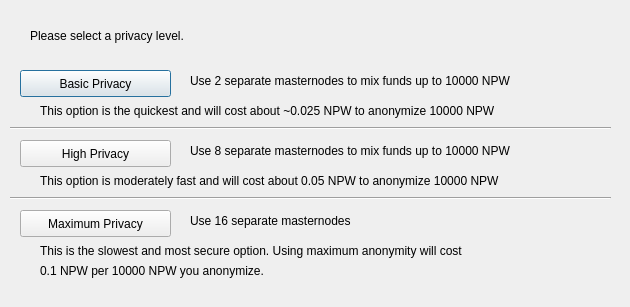
<?xml version="1.0" encoding="UTF-8"?>
<ui version="4.0">
 <class>ObfuscationConfig</class>
 <widget class="QDialog" name="ObfuscationConfig">
  <property name="geometry">
   <rect>
    <x>0</x>
    <y>0</y>
    <width>630</width>
    <height>307</height>
   </rect>
  </property>
  <property name="windowTitle">
   <string>Configure Obfuscation</string>
  </property>
  <widget class="QPushButton" name="buttonBasic">
   <property name="geometry">
    <rect>
     <x>20</x>
     <y>70</y>
     <width>151</width>
     <height>27</height>
    </rect>
   </property>
   <property name="text">
    <string>Basic Privacy</string>
   </property>
  </widget>
  <widget class="QPushButton" name="buttonHigh">
   <property name="geometry">
    <rect>
     <x>20</x>
     <y>140</y>
     <width>151</width>
     <height>27</height>
    </rect>
   </property>
   <property name="text">
    <string>High Privacy</string>
   </property>
  </widget>
  <widget class="QPushButton" name="buttonMax">
   <property name="geometry">
    <rect>
     <x>20</x>
     <y>210</y>
     <width>151</width>
     <height>27</height>
    </rect>
   </property>
   <property name="text">
    <string>Maximum Privacy</string>
   </property>
  </widget>
  <widget class="QLabel" name="label">
   <property name="geometry">
    <rect>
     <x>30</x>
     <y>20</y>
     <width>571</width>
     <height>31</height>
    </rect>
   </property>
   <property name="text">
    <string>Please select a privacy level.</string>
   </property>
  </widget>
  <widget class="QLabel" name="label_2">
   <property name="geometry">
    <rect>
     <x>190</x>
     <y>70</y>
     <width>421</width>
     <height>21</height>
    </rect>
   </property>
   <property name="text">
    <string>Use 2 separate masternodes to mix funds up to 10000 NPW</string>
   </property>
  </widget>
  <widget class="QLabel" name="label_3">
   <property name="geometry">
    <rect>
     <x>190</x>
     <y>140</y>
     <width>411</width>
     <height>21</height>
    </rect>
   </property>
   <property name="text">
    <string>Use 8 separate masternodes to mix funds up to 10000 NPW</string>
   </property>
  </widget>
  <widget class="QLabel" name="label_4">
   <property name="geometry">
    <rect>
     <x>190</x>
     <y>210</y>
     <width>421</width>
     <height>21</height>
    </rect>
   </property>
   <property name="text">
    <string>Use 16 separate masternodes</string>
   </property>
  </widget>
  <widget class="QLabel" name="label_6">
   <property name="geometry">
    <rect>
     <x>40</x>
     <y>100</y>
     <width>561</width>
     <height>21</height>
    </rect>
   </property>
   <property name="text">
    <string>This option is the quickest and will cost about ~0.025 NPW to anonymize 10000 NPW</string>
   </property>
  </widget>
  <widget class="QLabel" name="label_7">
   <property name="geometry">
    <rect>
     <x>40</x>
     <y>170</y>
     <width>561</width>
     <height>21</height>
    </rect>
   </property>
   <property name="text">
    <string>This option is moderately fast and will cost about 0.05 NPW to anonymize 10000 NPW</string>
   </property>
  </widget>
  <widget class="QLabel" name="label_8">
   <property name="geometry">
    <rect>
     <x>40</x>
     <y>240</y>
     <width>561</width>
     <height>21</height>
    </rect>
   </property>
   <property name="text">
    <string>This is the slowest and most secure option. Using maximum anonymity will cost</string>
   </property>
  </widget>
  <widget class="QLabel" name="label_9">
   <property name="geometry">
    <rect>
     <x>40</x>
     <y>260</y>
     <width>561</width>
     <height>21</height>
    </rect>
   </property>
   <property name="text">
    <string>0.1 NPW per 10000 NPW you anonymize.</string>
   </property>
  </widget>
  <widget class="Line" name="line">
   <property name="geometry">
    <rect>
     <x>10</x>
     <y>120</y>
     <width>601</width>
     <height>16</height>
    </rect>
   </property>
   <property name="orientation">
    <enum>Qt::Horizontal</enum>
   </property>
  </widget>
  <widget class="Line" name="line_2">
   <property name="geometry">
    <rect>
     <x>10</x>
     <y>190</y>
     <width>601</width>
     <height>16</height>
    </rect>
   </property>
   <property name="orientation">
    <enum>Qt::Horizontal</enum>
   </property>
  </widget>
 </widget>
 <resources/>
 <connections/>
</ui>
